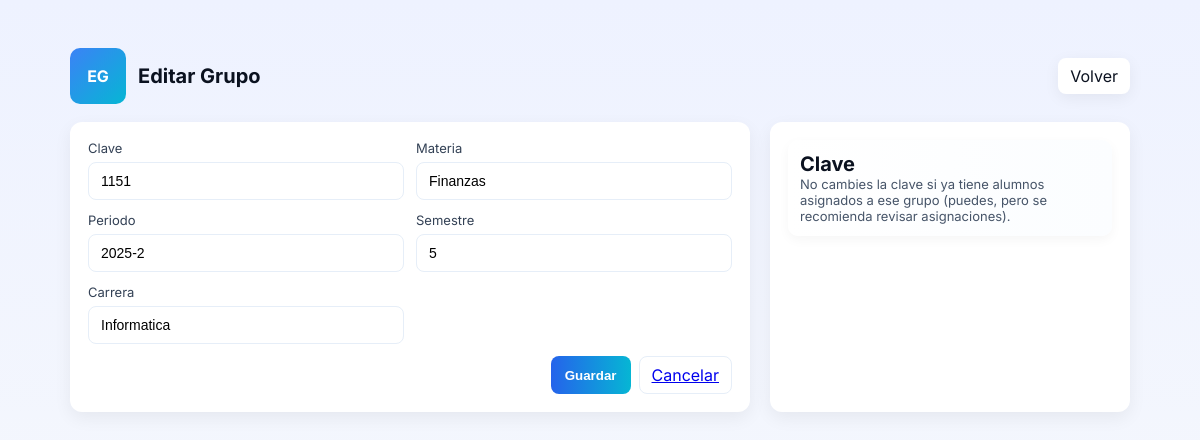
/editar_grupo.php?id=1, run on the app's committed database.
### tables this page shows
CREATE TABLE `grupos` (
  `id_grupo` int(11) NOT NULL,
  `clave_grupo` varchar(50) NOT NULL,
  `periodo` varchar(50) DEFAULT NULL,
  `materia` varchar(150) DEFAULT NULL,
  `semestre` varchar(50) DEFAULT NULL,
  `carrera` varchar(100) DEFAULT NULL
);

### editar_grupo.php (the view, shortened to what this page needs)
<?php
include_once("conexion.php");
$id = intval($_GET['id']);
$stmt = $conn->prepare("SELECT id_grupo,clave_grupo,materia,periodo,semestre,carrera FROM grupos WHERE id_grupo=?");
$stmt->bind_param("i",$id);
$stmt->execute();
$res = $stmt->get_result();
$g = $res->fetch_assoc();
?>
<!DOCTYPE html>
<html lang="es">
<head><meta charset="utf-8"><title>Editar Grupo</title><link rel="stylesheet" href=" estilo.css"></head>
<body>
<div class="container">
  <div class="header"><div class="brand"><div class="logo">EG</div><div><h1>Editar Grupo</h1></div></div><div class="nav"><a href="listar_grupos.php">Volver</a></div></div>
  <div class="grid">
    <div class="card">
      <form method="post" class="form-grid">
        <div><label>Clave</label><input type="text" name="clave_grupo" value="<?=htmlspecialchars($g['clave_grupo'])?>" required></div>
        <div><label>Materia</label><input type="text" name="materia" value="<?=htmlspecialchars($g['materia'])?>" required></div>
        <div><label>Periodo</label><input type="text" name="periodo" value="<?=htmlspecialchars($g['periodo'])?>"></div>
        <div><label>Semestre</label><input type="text" name="semestre" value="<?=htmlspecialchars($g['semestre'])?>"></div>
        <div><label>Carrera</label><input type="text" name="carrera" value="<?=htmlspecialchars($g['carrera'])?>"></div>
        <div style="grid-column:span 2; display:flex; gap:8px; justify-content:flex-end">
          <button class="primary" type="submit">Guardar</button>
          <a class="button-ghost" href="listar_grupos.php">Cancelar</a>
        </div>
      </form>
    </div>
    <aside class="card"><div class="stat-item"><h3>Clave</h3><p>No cambies la clave si ya tiene alumnos asignados a ese grupo (puedes, pero se recomienda revisar asignaciones).</p></div></aside>
  </div>
</div>
</body>
</html>

### estilo.css (style rules this page uses)
* { box-sizing:border-box; margin:0; padding:0; }
body { font-family: 'Inter', system-ui, -apple-system, "Segoe UI", Roboto, "Helvetica Neue", Arial; background: linear-gradient(180deg,#eef2ff,#f8fafc); color:#0f172a; min-height:100vh; }
.container { max-width:1100px; margin:28px auto; padding:20px; }
.header { display:flex; justify-content:space-between; align-items:center; gap:12px; margin-bottom:18px; }
.brand { display:flex; gap:12px; align-items:center; }
.logo { width:56px; height:56px; background:linear-gradient(135deg,#3b82f6,#06b6d4); border-radius:10px; display:flex; align-items:center; justify-content:center; color:white; font-weight:700; }
h1 { font-size:20px; color:#0b1220; }
.nav { display:flex; gap:8px; }
.nav a { text-decoration:none; background:#fff; padding:8px 12px; border-radius:8px; color:#0b1220; box-shadow:0 4px 16px rgba(2,6,23,0.06); }
.grid { display:grid; grid-template-columns: 1fr 360px; gap:20px; }
.card { background:#fff; border-radius:12px; padding:18px; box-shadow: 0 6px 18px rgba(2,6,23,0.06); }
.form-grid { display:grid; grid-template-columns: repeat(auto-fit, minmax(220px,1fr)); gap:12px; }
label { font-size:13px; color:#334155; margin-bottom:6px; display:block; }
input[type="text"], input[type="email"], select, input[type="date"] { width:100%; padding:10px 12px; border-radius:8px; border:1px solid #e6eef8; font-size:14px; }
button.primary { background: linear-gradient(90deg,#2563eb,#06b6d4); color:#fff; padding:10px 14px; border-radius:8px; border:none; cursor:pointer; font-weight:600; }
.button-ghost { background:transparent; border:1px solid #e6eef8; padding:8px 12px; border-radius:8px; }
.stat-item { background:linear-gradient(90deg,#fff,#fbfdff); padding:12px; border-radius:10px; box-shadow:0 4px 12px rgba(2,6,23,0.04); }
.stat-item h3 { font-size:20px; color:#0b1220; }
.stat-item p { color:#475569; font-size:13px; }

### data on the page
grupos: clave_grupo "1151", materia "Finanzas", periodo "2025-2", semestre "5", carrera "Informatica"
